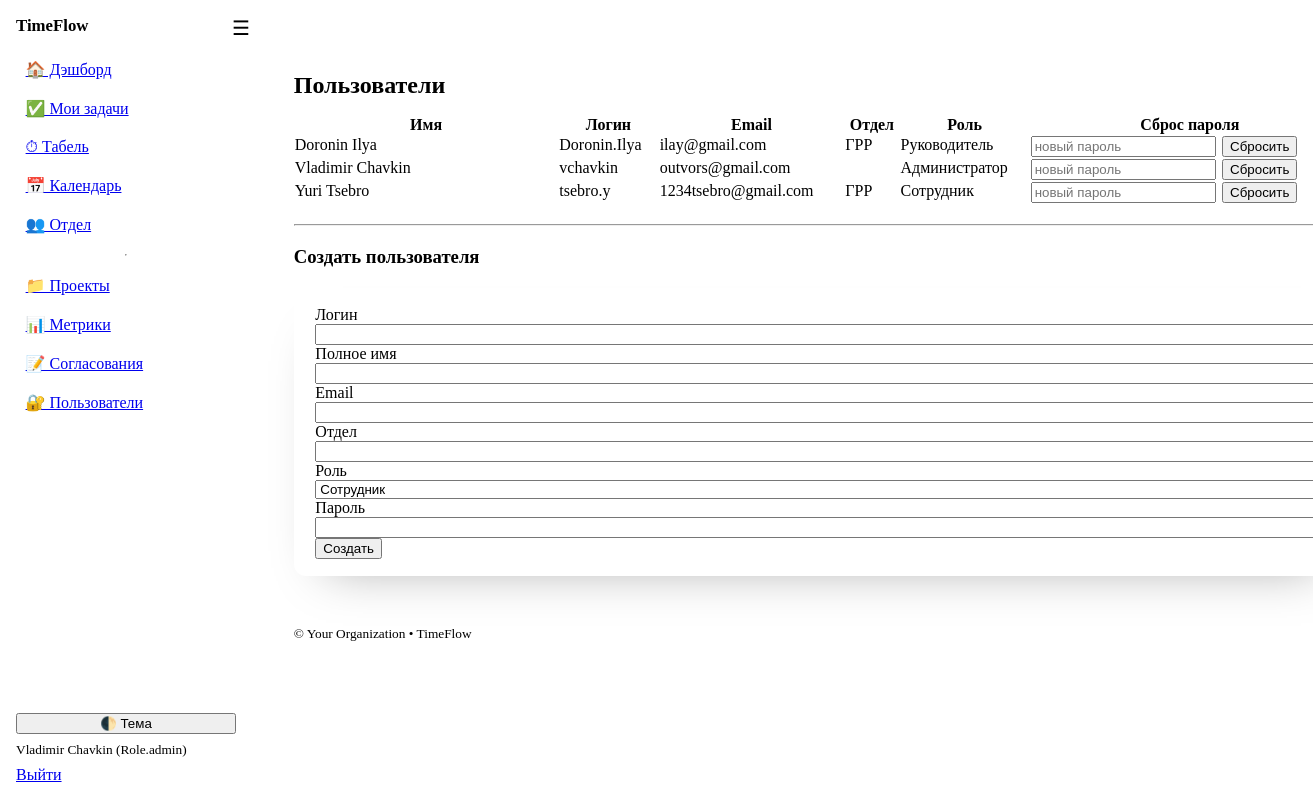
The app's page /admin/users (signed in), older data.
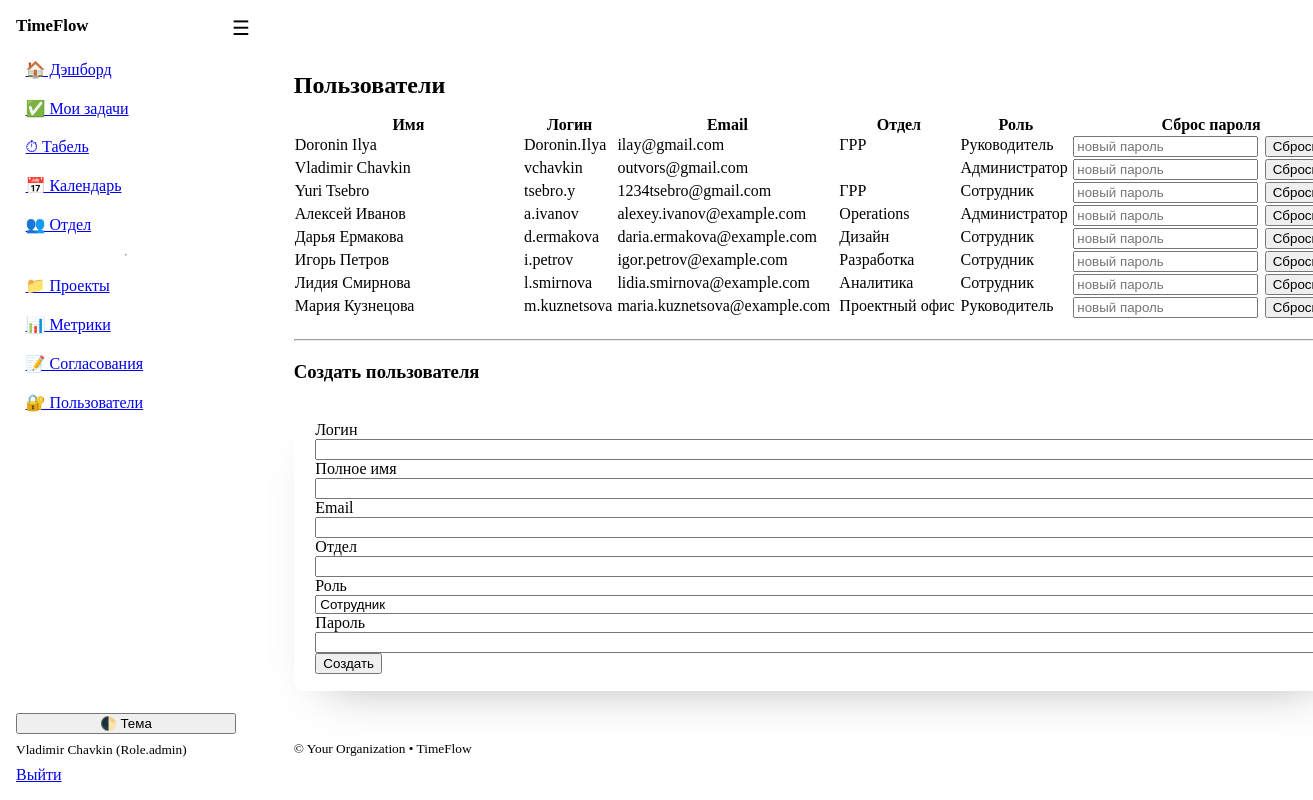
The same page, newer data.
### models.py (models this page shows)
class User(Base):
    __tablename__ = "users"
    id: Mapped[int] = mapped_column(Integer, primary_key=True, index=True)
    username: Mapped[str] = mapped_column(String(50), unique=True, index=True)
    full_name: Mapped[str] = mapped_column(String(120))
    email: Mapped[str] = mapped_column(String(200), unique=True)
    department: Mapped[str] = mapped_column(String(120), default="")
    role: Mapped[Role] = mapped_column(Enum(Role), default=Role.employee)
    is_active: Mapped[bool] = mapped_column(Boolean, default=True)
    hashed_password: Mapped[str] = mapped_column(String(255))
    created_at: Mapped[dt.datetime] = mapped_column(DateTime, default=dt.datetime.utcnow)
    tasks: Mapped[list["Task"]] = relationship(
        "Task",
        back_populates="assignee",
        foreign_keys="Task.assignee_id",
    )
    time_entries: Mapped[list["TimeEntry"]] = relationship(
        "TimeEntry",
        back_populates="user",
        foreign_keys="TimeEntry.user_id",
    )
    member_projects: Mapped[list["ProjectMember"]] = relationship(backref="user", cascade="all, delete-orphan")

### app.py (the view)
@app.get("/admin/users", response_class=HTMLResponse)
def users_page(request: Request, db: Session = Depends(get_db), user: User = Depends(require_roles(Role.admin))):
    users = db.scalars(select(User).order_by(User.full_name)).all()
    return templates.TemplateResponse(
        "users.html",
        {
            "request": request,
            "user": user,
            "users": users,
            "app_name": APP_NAME,
            "role_labels": ROLE_LABELS,
            "role_choices": ROLE_CHOICES,
        },
    )

### templates/users.html (shortened to what this page needs)
{% extends "base.html" %}
{% block content_class %} content--wide{% endblock %}
{% block content %}
  <h2>Пользователи</h2>
  <div class="table-wrapper">
    <table>
      <thead><tr><th>Имя</th><th>Логин</th><th>Email</th><th>Отдел</th><th>Роль</th><th>Сброс пароля</th></tr></thead>
      <tbody>
        {% for u in users %}
        <tr>
          <td>{{ u.full_name }}</td>
          <td>{{ u.username }}</td>
          <td>{{ u.email }}</td>
          <td>{{ u.department }}</td>
          <td>{{ role_labels.get(u.role.value, u.role.value) }}</td>
          <td class="reset-cell">
            <form method="post" action="/admin/users/reset_password" class="inline-form reset-form">
              <input type="password" name="new_password" placeholder="новый пароль" required>
              <button type="submit">Сбросить</button>
            </form>
          </td>
        </tr>
        {% endfor %}
      </tbody>
    </table>
  </div>
  <hr>
  <h3>Создать пользователя</h3>
  <form method="post" action="/admin/users/new">
    <div class="grid">
      <label>Логин <input type="text" name="username" required></label>
      <label>Полное имя <input type="text" name="full_name" required></label>
    </div>
    <div class="grid">
      <label>Email <input type="email" name="email" required></label>
      <label>Отдел <input type="text" name="department"></label>
    </div>
    <div class="grid">
      <label>Роль
        <select name="role">
          {% for value, label in role_choices %}
          <option value="{{ value }}">{{ label }}</option>
          {% endfor %}
        </select>
      </label>
      <label>Пароль <input type="password" name="password" required></label>
    </div>
    <button type="submit">Создать</button>
  </form>
{% endblock %}

### templates/base.html (shortened to what this page needs)
<!doctype html>
<html lang="ru" data-theme="light">
<head>
  <link rel="stylesheet" href="https://cdn.jsdelivr.net/npm/@picocss/pico@1/css/pico.min.css">
  <link rel="stylesheet" href="/static/theme.css">
</head>
<body class="layout">
  <aside class="sidebar">
    <div class="brand">
      <strong>{{ app_name }}</strong>
    </div>
    <nav class="menu">
      <a href="/dashboard">🏠 Дэшборд</a>
      <a href="/tasks?mine=1">✅ Мои задачи</a>
      <a href="/timesheet">⏱ Табель</a>
      <a href="/leaves">📅 Календарь</a>
      <a href="/team">👥 Отдел</a>
      {% if user and (user.role in ['manager','admin']) %}
        <hr>
        <a href="/projects">📁 Проекты</a>
        <a href="/metrics">📊 Метрики</a>
        <a href="/admin/approvals">📝 Согласования</a>
        {% if user.role == "admin" %}<a href="/admin/users">🔐 Пользователи</a>{% endif %}
      {% endif %}
    </nav>
    <div class="sidebar-bottom">
      <button class="contrast full" onclick="toggleTheme()">🌓 Тема</button>
      {% if user %}
        <small class="muted">{{ user.full_name }} ({{ user.role }})</small>
        <a href="/auth/logout" class="secondary full">Выйти</a>
      {% endif %}
    </div>
  </aside>
  <header class="topbar">
    <label for="nav-toggle" class="burger" aria-label="Открыть меню">☰</label>
  </header>
  <main class="content{% block content_class %}{% endblock %}">
    {% block content %}{% endblock %}
  </main>
  <footer class="container footer-note">
    <small>&copy; {{ org_name if org_name is defined else '' }} • {{ app_name }}</small>
  </footer>
</body>
</html>

### static/theme.css (style rules this page uses)
:root { --sidebar-w: 220px; --topbar-h: 52px; --pico-border-radius: 12px; --content-max-width: 1200px; --content-gutter: clamp(1rem, 2.2vw + 0.5rem, 3rem); --chart-h: clamp(260px, 38vh, 520px); --tf-critical: hsl(0 75% 45%); --tf-badge-green-bg: hsl(148 58% 88%); --tf-badge-green-fg: hsl(148 45% 24%); --tf-badge-amber-bg: hsl(40 95% 90%); --tf-badge-amber-fg: hsl(28 65% 28%); --tf-badge-red-bg: hsl(3 80% 92%); --tf-badge-red-fg: hsl(3 70% 35%); --tf-badge-blue-bg: hsl(224 90% 92%); --tf-badge-blue-fg: hsl(224 70% 30%); --tf-badge-gray-bg: hsl(210 16% 90%); --tf-badge-gray-fg: hsl(210 12% 30%); }
.layout { display: contents; }
.sidebar { position: fixed; inset: 0 auto 0 0; width: var(--sidebar-w); background: var(--pico-card-background-color); border-right: 1px solid var(--pico-muted-border-color); padding: 1rem; display: flex; flex-direction: column; gap: 1rem; transform: translateX(-100%); transition: transform .2s ease; z-index: 1000; }
.brand { font-size: 1.05rem; white-space: nowrap; overflow: hidden; text-overflow: ellipsis; }
.menu { display: flex; flex-direction: column; gap: .25rem; }
.menu a { padding: .5rem .6rem; border-radius: 8px; }
.sidebar-bottom { margin-top: auto; display: grid; gap: .5rem; }
.full { width: 100%; }
.muted { color: var(--pico-muted-color); }
.topbar { position: fixed; top: 0; left: 0; right: 0; height: var(--topbar-h); display: flex; align-items: center; gap: .5rem; padding: 0 .75rem; background: var(--pico-background-color); border-bottom: 1px solid var(--pico-muted-border-color); z-index: 1100; }
.burger { font-size: 1.25rem; cursor: pointer; user-select: none; }
.content { padding: calc(var(--topbar-h) + 1rem) var(--content-gutter) 3rem; margin: 0 auto; width: min(100%, var(--content-max-width)); display: flex; flex-direction: column; gap: 1.25rem; }
.content.content--wide { width: 100%; max-width: none; }
.content > * { margin: 0; }
.footer-note { margin: 0 auto 2.5rem; width: min(100%, var(--content-max-width)); padding: 0 var(--content-gutter); }
.surface, .content > article, .content > table, .content > form, .content > details { background: var(--pico-card-background-color); border: 1px solid var(--pico-muted-border-color); border-radius: var(--pico-border-radius); padding: 1.1rem 1.35rem; box-shadow: 0 24px 48px -32px rgba(0, 0, 0, 0.35); }
@media (min-width: 992px) { .sidebar { transform: translateX(0); } }
@media (min-width: 992px) { .topbar { left: var(--sidebar-w); } }
@media (min-width: 992px) { .content, .footer-note { margin-left: calc(var(--sidebar-w) + var(--content-gutter)); width: min(calc(100% - var(--sidebar-w)), var(--content-max-width)); } }
@media (min-width: 992px) { .content.content--wide { width: calc(100% - var(--sidebar-w) - var(--content-gutter)); } }
.table-wrapper { overflow-x: auto; margin: -0.25rem -0.5rem 0; padding: 0 .5rem; }
.table-wrapper table { width: max-content; min-width: 100%; margin-bottom: 0; }
.table-wrapper th, .table-wrapper td { white-space: nowrap; vertical-align: top; }
.table-wrapper td:first-child { min-width: 220px; white-space: normal; }
.table-wrapper td.reset-cell { white-space: normal; }
.inline-form { display: inline-flex; gap: .5rem; align-items: center; flex-wrap: wrap; }
.reset-form { gap: .4rem; }
.inline-form input, .inline-form select { min-width: 160px; }
.reset-form input { min-width: 0; flex: 1 1 140px; }
.reset-form button { flex-shrink: 0; }
.inline-form button { white-space: nowrap; }

### templates/base.html (style rules this page uses)
:root { --tf-topbar-h: 56px; --topbar-h: 56px; }
.table-wrapper { overflow-x:auto; -webkit-overflow-scrolling:touch; }
.table-wrapper table { width:100%; border-collapse:separate; border-spacing:0; }
label > input, label > select, label > textarea { width:100%; }

Row changes from the older to the newer data that the page shows:
added User: full_name "Алексей Иванов", username "a.ivanov", email "alexey.ivanov@example.com", department "Operations", get "Администратор"
added User: full_name "Дарья Ермакова", username "d.ermakova", email "daria.ermakova@example.com", department "Дизайн", get "Сотрудник"
added User: full_name "Игорь Петров", username "i.petrov", email "igor.petrov@example.com", department "Разработка", get "Сотрудник"
added User: full_name "Лидия Смирнова", username "l.smirnova", email "lidia.smirnova@example.com", department "Аналитика", get "Сотрудник"
added User: full_name "Мария Кузнецова", username "m.kuznetsova", email "maria.kuznetsova@example.com", department "Проектный офис", get "Руководитель"
